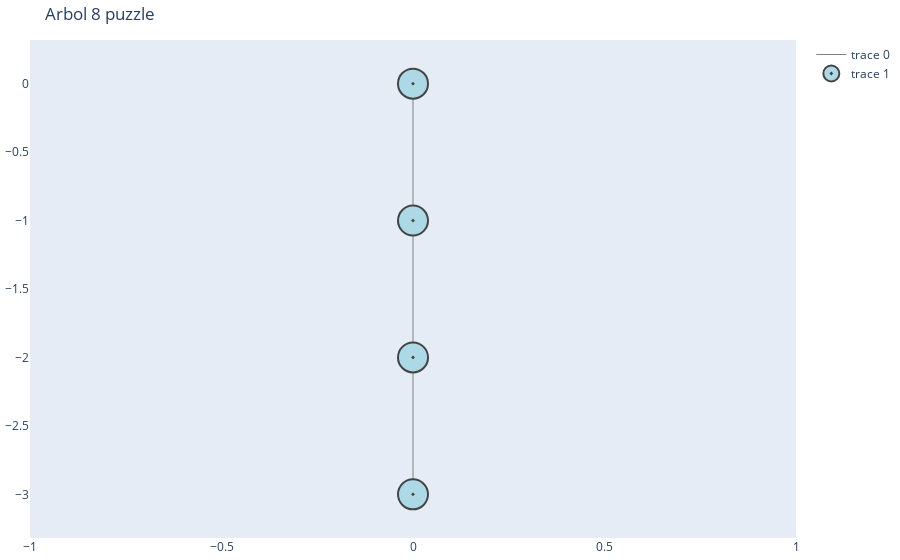

The notebook cell this image was saved under:
### Code cell
dibujar_grafo(gC, etiquetas_camino)

### Figure 1 — Plotly figure (JSON) as saved in the notebook; plotly's stock layout.template omitted (floating-point values rounded to 4 significant figures)
{"data": [{"hoverinfo": "none", "line": {"color": "gray", "width": 1}, "mode": "lines", "type": "scatter", "x": [0, 0, null, 0, 0, null, 0, 0, null], "y": [0, -1, null, -1, -2, null, -2, -3, null]}, {"hoverinfo": "text", "marker": {"color": "lightblue", "line": {"width": 2}, "size": 30, "symbol": "circle-dot"}, "mode": "markers", "text": ["[1, '_', 2]<br>[4, 5, 3]<br>[7, 8, 6]", "[1, 2, '_']<br>[4, 5, 3]<br>[7, 8, 6]", "[1, 2, 3]<br>[4, 5, '_']<br>[7, 8, 6]", "[1, 2, 3]<br>[4, 5, 6]<br>[7, 8, '_']"], "textposition": "middle center", "type": "scatter", "x": [0, 0, 0, 0], "y": [0, -1, -2, -3]}], "layout": {"margin": {"b": 20, "l": 5, "r": 5, "t": 40}, "showlegend": true, "title": {"text": "Arbol 8 puzzle"}, "xaxis": {"showgrid": false, "zeroline": false}, "yaxis": {"showgrid": false, "zeroline": false}}}
